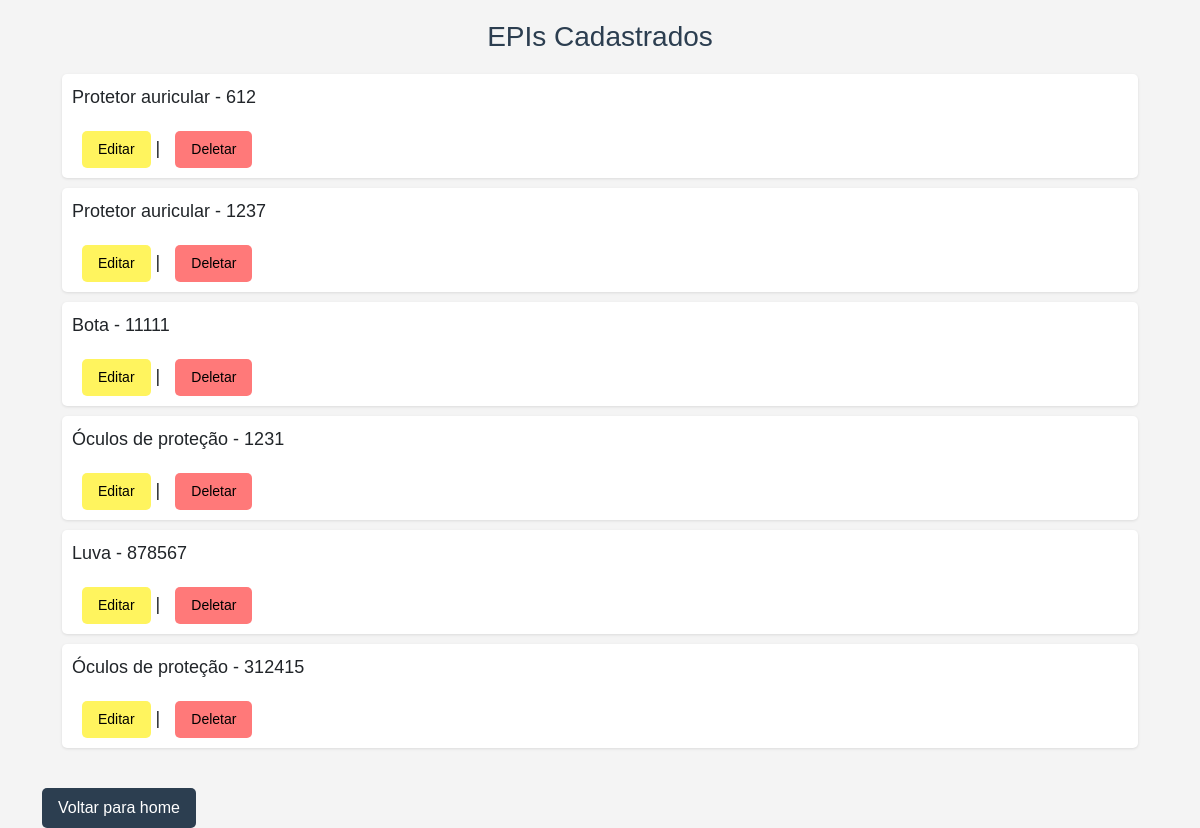
The app's page /listar_epis/ with its own data.
### epi_app/models.py (models this page shows, shortened)
class EpiModel(models.Model):
    tipo = models.CharField(max_length=100, null=False)
    numero_epi = models.IntegerField(null=False)

### epi_app/views.py (the view)
# urls.py: path('listar_epis/', views.listar_epis, name='listar_epis'),
def listar_epis(request):
    epis = EpiModel.objects.all()
    return render(request, 'pages/listar_epis.html', context={'epis': epis})

### epi_app/templates/pages/listar_epis.html (shortened to what this page needs)
{% extends 'global/index.html'%}
{% block content %}
<div class="container">
    <h1>EPIs Cadastrados</h1>
    <ul>
        {% for epi in epis %}
            <li>
                <div>
                    {{ epi.tipo }} - {{ epi.numero_epi }}
                </div>
                <div class="actions">
                    <a class="editar" href="{% url 'atualizar_epi' epi.id %}">Editar</a> |
                    <a class="excluir" href="#" onclick="abrirModal(event, '{% url 'excluir_epi' epi.id %}')">Deletar</a>
                </div>
            </li>
        {% empty %}
            <li>Nenhum EPI cadastrado.</li>
        {% endfor %}
    </ul>
    <a href="{% url 'base' %}" class="voltar-home">Voltar para home</a>
</div>
{% endblock content %}

### epi_app/templates/pages/listar_epis.html (style rules this page uses)
body { font-family: Arial, sans-serif; background-color: #f4f4f4; margin: 0; padding: 0; }
h1 { text-align: center; font-size: 28px; color: #2C3E50; margin-top: 20px; }
ul { list-style-type: none; padding: 0; margin: 20px; }
ul li { background-color: #fff; padding: 10px; margin-bottom: 10px; border-radius: 5px; box-shadow: 0 1px 3px rgba(0, 0, 0, 0.1); font-size: 18px; }
ul li a { text-decoration: none; color: #000000; font-size: 14px; margin-left: 10px; }
a { display: inline-block; padding: 8px 16px; background-color: #2C3E50; color: #ffffff; text-decoration: none; border-radius: 5px; margin-top: 20px; text-align: center; }
.editar { background-color: #ffee00a1; }
.excluir { background-color: #ff000086; }

### records on screen
EpiModel: tipo "Protetor auricular", numero_epi "612"
EpiModel: tipo "Protetor auricular", numero_epi "1237"
EpiModel: tipo "Bota", numero_epi "11111"
EpiModel: tipo "Óculos de proteção", numero_epi "1231"
EpiModel: tipo "Luva", numero_epi "878567"
EpiModel: tipo "Óculos de proteção", numero_epi "312415"
